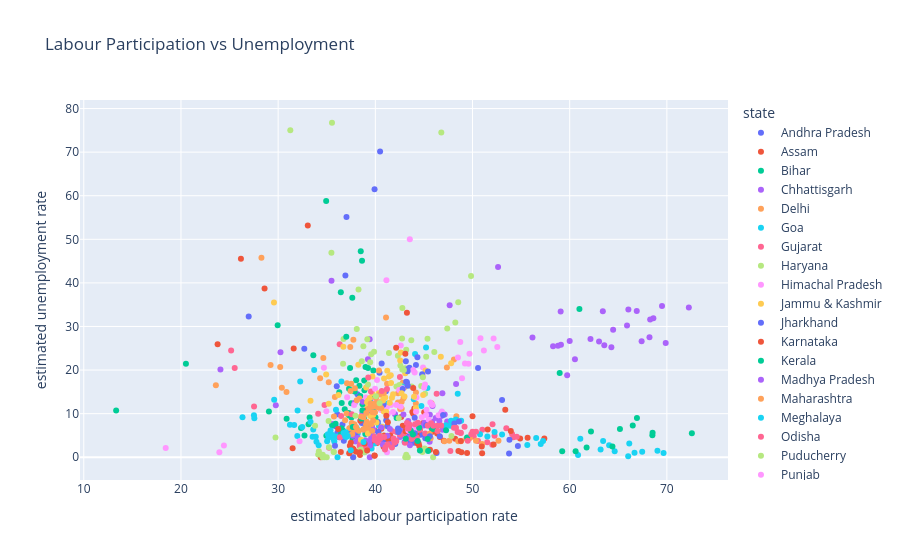

Write notebook code for a chart like this one.
### Code cell
fig = px.scatter(
    df,
    x='estimated labour participation rate',
    y='estimated unemployment rate',
    color='state',
    title='Labour Participation vs Unemployment'
)

fig.show()

### Figure 1 — Plotly figure (JSON) as saved in the notebook; plotly's stock layout.template omitted (floating-point values rounded to 4 significant figures)
{"data": [{"hovertemplate": "state=Andhra Pradesh<br>estimated labour participation rate=%{x}<br>estimated unemployment rate=%{y}<extra></extra>", "legendgroup": "Andhra Pradesh", "marker": {"color": "#636efa", "symbol": "circle"}, "mode": "markers", "name": "Andhra Pradesh", "orientation": "v", "showlegend": true, "type": "scatter", "x": [43.24, 42.05, 43.5, 43.97, 44.68, 43.01, 41.0, 45.14, 43.46, 42.83, 40.66, 36.03, 38.16, 53.76, 37.45, 36.76, 36.1, 36.29, 36.69, 36.41, 36.62, 38.61, 35.91, 36.84, 36.08, 26.97, 32.69, 37.61], "xaxis": "x", "y": [3.65, 3.05, 3.75, 3.32, 5.17, 3.52, 4.12, 4.38, 4.84, 5.91, 4.06, 16.29, 14.46, 0.85, 6.09, 3.8, 5.64, 4.61, 6.01, 4.7, 7.54, 7.88, 7.11, 5.66, 9.88, 32.3, 24.91, 5.86], "yaxis": "y"}, {"hovertemplate": "state=Assam<br>estimated labour participation rate=%{x}<br>estimated unemployment rate=%{y}<extra></extra>", "legendgroup": "Assam", "marker": {"color": "#EF553B", "symbol": "circle"}, "mode": "markers", "name": "Assam", "orientation": "v", "showlegend": true, "type": "scatter", "x": [57.39, 43.87, 48.21, 45.83, 55.67, 40.76, 46.64, 54.9, 40.17, 47.05, 50.0, 34.38, 44.92, 45.17, 44.32, 43.81, 42.66, 44.01, 44.59, 44.26, 42.82, 43.9, 45.03, 38.45, 39.04, 38.73], "xaxis": "x", "y": [4.29, 5.08, 4.26, 5.79, 4.46, 4.65, 4.66, 4.29, 3.26, 3.77, 9.38, 0.0, 7.87, 9.89, 3.21, 10.39, 9.26, 11.17, 6.31, 5.02, 7.24, 9.98, 10.34, 8.37, 10.77, 3.42], "yaxis": "y"}, {"hovertemplate": "state=Bihar<br>estimated labour participation rate=%{x}<br>estimated unemployment rate=%{y}<extra></extra>", "legendgroup": "Bihar", "marker": {"color": "#00cc96", "symbol": "circle"}, "mode": "markers", "name": "Bihar", "orientation": "v", "showlegend": true, "type": "scatter", "x": [39.75, 39.71, 39.66, 36.85, 38.57, 40.31, 37.51, 37.25, 37.54, 37.28, 38.88, 38.63, 38.5, 37.4, 39.8, 39.35, 38.36, 38.03, 39.25, 38.45, 38.86, 36.29, 38.99, 37.87, 37.29, 34.94, 36.45, 36.54], "xaxis": "x", "y": [9.27, 10.2, 13.44, 11.0, 8.87, 12.47, 12.4, 10.16, 9.13, 9.61, 15.39, 45.09, 47.26, 20.49, 19.9, 13.29, 16.41, 17.66, 20.46, 14.06, 17.62, 14.91, 20.69, 15.11, 15.73, 58.77, 37.87, 12.45], "yaxis": "y"}, {"hovertemplate": "state=Chhattisgarh<br>estimated labour participation rate=%{x}<br>estimated unemployment rate=%{y}<extra></extra>", "legendgroup": "Chhattisgarh", "marker": {"color": "#ab63fa", "symbol": "circle"}, "mode": "markers", "name": "Chhattisgarh", "orientation": "v", "showlegend": true, "type": "scatter", "x": [42.89, 43.71, 43.53, 42.55, 43.38, 46.28, 43.56, 42.59, 42.03, 45.05, 44.98, 39.43, 35.56, 38.66, 45.61, 45.88, 45.85, 46.91, 46.8, 46.82, 46.59, 45.59, 46.21, 47.14, 47.39, 24.06, 30.24, 39.41], "xaxis": "x", "y": [9.82, 6.76, 4.54, 4.64, 8.33, 6.96, 2.77, 6.11, 9.89, 7.89, 7.31, 0.0, 7.64, 10.14, 9.77, 11.77, 8.17, 6.29, 9.46, 10.27, 8.32, 3.57, 9.01, 9.79, 8.21, 20.13, 24.1, 27.07], "yaxis": "y"}, {"hovertemplate": "state=Delhi<br>estimated labour participation rate=%{x}<br>estimated unemployment rate=%{y}<extra></extra>", "legendgroup": "Delhi", "marker": {"color": "#FFA15A", "symbol": "circle"}, "mode": "markers", "name": "Delhi", "orientation": "v", "showlegend": true, "type": "scatter", "x": [42.33, 35.74, 40.53, 35.21, 40.68, 37.9, 42.71, 37.08, 38.36, 35.84, 37.45, 30.21, 34.65, 29.22, 44.17, 42.71, 42.34, 42.9, 47.36, 45.78, 43.02, 42.56, 48.09, 44.18, 42.82, 23.59, 28.28, 34.32], "xaxis": "x", "y": [12.56, 9.33, 11.07, 17.18, 12.5, 15.84, 11.11, 16.97, 13.48, 13.81, 15.18, 20.69, 22.76, 21.14, 12.31, 12.76, 14.68, 13.52, 20.59, 12.41, 16.11, 11.07, 22.45, 14.86, 17.09, 16.51, 45.78, 18.11], "yaxis": "y"}, {"hovertemplate": "state=Goa<br>estimated labour participation rate=%{x}<br>estimated unemployment rate=%{y}<extra></extra>", "legendgroup": "Goa", "marker": {"color": "#19d3f3", "symbol": "circle"}, "mode": "markers", "name": "Goa", "orientation": "v", "showlegend": true, "type": "scatter", "x": [39.16, 38.19, 39.81, 39.61, 35.78, 40.36, 44.09, 38.7, 35.36, 36.11, 45.36, 33.71, 34.17, 43.96, 40.0, 31.97, 39.92, 41.27, 45.22, 42.77, 35.95, 39.73, 36.05, 44.74], "xaxis": "x", "y": [2.91, 5.45, 10.98, 1.98, 3.61, 7.21, 23.71, 3.54, 5.38, 0.0, 15.91, 20.0, 2.75, 13.33, 12.28, 4.9, 3.16, 12.31, 25.2, 16.22, 10.92, 4.31, 4.76, 11.76], "yaxis": "y"}, {"hovertemplate": "state=Gujarat<br>estimated labour participation rate=%{x}<br>estimated unemployment rate=%{y}<extra></extra>", "legendgroup": "Gujarat", "marker": {"color": "#FF6692", "symbol": "circle"}, "mode": "markers", "name": "Gujarat", "orientation": "v", "showlegend": true, "type": "scatter", "x": [52.03, 50.12, 54.21, 50.57, 51.01, 52.27, 54.55, 51.51, 54.07, 53.48, 52.06, 34.77, 46.31, 47.72, 41.67, 44.57, 42.54, 43.72, 41.75, 45.14, 43.5, 43.75, 42.19, 46.31, 42.9, 36.33, 27.52, 44.26], "xaxis": "x", "y": [2.88, 4.77, 4.58, 3.7, 6.29, 4.91, 4.68, 3.46, 5.35, 6.64, 7.59, 12.0, 14.58, 1.41, 4.09, 6.31, 5.15, 4.2, 5.96, 5.45, 7.53, 5.71, 5.82, 6.04, 5.39, 25.94, 11.62, 4.54], "yaxis": "y"}, {"hovertemplate": "state=Haryana<br>estimated labour participation rate=%{x}<br>estimated unemployment rate=%{y}<extra></extra>", "legendgroup": "Haryana", "marker": {"color": "#B6E880", "symbol": "circle"}, "mode": "markers", "name": "Haryana", "orientation": "v", "showlegend": true, "type": "scatter", "x": [45.12, 45.23, 42.17, 48.23, 44.72, 46.07, 42.48, 47.4, 43.74, 45.37, 41.4, 49.85, 42.78, 48.53, 43.18, 43.06, 38.77, 39.87, 43.7, 42.58, 39.18, 39.57, 42.75, 42.32, 36.73, 35.48, 38.27, 38.09], "xaxis": "x", "y": [14.54, 23.08, 16.22, 30.94, 16.36, 24.17, 16.59, 29.56, 16.21, 27.19, 23.92, 41.61, 34.22, 35.57, 24.67, 20.42, 25.45, 24.19, 26.84, 21.04, 27.06, 23.65, 27.24, 23.29, 27.14, 46.89, 38.46, 29.41], "yaxis": "y"}, {"hovertemplate": "state=Himachal Pradesh<br>estimated labour participation rate=%{x}<br>estimated unemployment rate=%{y}<extra></extra>", "legendgroup": "Himachal Pradesh", "marker": {"color": "#FF97FF", "symbol": "circle"}, "mode": "markers", "name": "Himachal Pradesh", "orientation": "v", "showlegend": true, "type": "scatter", "x": [44.23, 41.18, 44.91, 44.91, 45.02, 42.81, 48.5, 44.05, 45.11, 42.45, 40.17, 18.43, 42.62, 41.2, 45.27, 49.58, 49.22, 51.17, 45.87, 49.69, 52.17, 52.55, 48.92, 50.82, 48.74, 24.42, 43.55, 40.66], "xaxis": "x", "y": [13.68, 11.43, 20.59, 18.56, 15.98, 15.81, 22.86, 19.46, 16.67, 15.42, 17.71, 2.13, 25.64, 1.12, 10.88, 21.43, 21.51, 24.48, 12.0, 23.77, 27.27, 25.32, 18.15, 27.31, 26.44, 2.7, 50.0, 10.81], "yaxis": "y"}, {"hovertemplate": "state=Jammu & Kashmir<br>estimated labour participation rate=%{x}<br>estimated unemployment rate=%{y}<extra></extra>", "legendgroup": "Jammu & Kashmir", "marker": {"color": "#FECB52", "symbol": "circle"}, "mode": "markers", "name": "Jammu & Kashmir", "orientation": "v", "showlegend": true, "type": "scatter", "x": [40.57, 39.02, 41.71, 44.17, 43.08, 39.69, 42.56, 38.25, 39.06, 38.46, 34.94, 46.74, 45.17, 47.8, 42.63, 44.92, 40.71, 41.4, 41.23, 36.21, 33.33], "xaxis": "x", "y": [12.78, 12.09, 13.67, 11.32, 19.27, 14.73, 22.19, 21.23, 16.0, 2.22, 18.97, 23.04, 19.88, 21.55, 24.06, 14.29, 7.02, 18.54, 19.86, 14.29, 12.96], "yaxis": "y"}, {"hovertemplate": "state=Jharkhand<br>estimated labour participation rate=%{x}<br>estimated unemployment rate=%{y}<extra></extra>", "legendgroup": "Jharkhand", "marker": {"color": "#636efa", "symbol": "circle"}, "mode": "markers", "name": "Jharkhand", "orientation": "v", "showlegend": true, "type": "scatter", "x": [39.04, 41.12, 39.66, 40.83, 41.24, 42.33, 40.26, 41.09, 42.43, 44.05, 37.96, 36.92, 37.03, 40.65, 43.25, 43.51, 42.82, 43.35, 44.18, 44.82, 43.17, 43.14, 44.33, 45.42, 43.34, 39.92, 40.49, 40.43], "xaxis": "x", "y": [7.11, 8.46, 9.98, 12.06, 7.12, 6.57, 8.07, 15.15, 6.16, 9.06, 5.01, 41.72, 55.1, 21.53, 17.23, 20.51, 15.67, 20.25, 21.16, 19.05, 17.34, 22.01, 22.96, 19.67, 16.4, 61.48, 70.17, 19.38], "yaxis": "y"}, {"hovertemplate": "state=Karnataka<br>estimated labour participation rate=%{x}<br>estimated unemployment rate=%{y}<extra></extra>", "legendgroup": "Karnataka", "marker": {"color": "#EF553B", "symbol": "circle"}, "mode": "markers", "name": "Karnataka", "orientation": "v", "showlegend": true, "type": "scatter", "x": [46.36, 43.12, 38.42, 39.93, 44.45, 43.1, 36.45, 39.92, 44.52, 41.33, 40.85, 43.25, 43.09, 53.37, 40.62, 40.89, 39.09, 38.04, 39.0, 39.7, 38.6, 37.66, 38.94, 39.45, 41.55, 42.14, 43.9, 39.93], "xaxis": "x", "y": [5.46, 5.98, 0.52, 0.37, 3.2, 7.13, 1.19, 0.41, 2.57, 4.11, 2.39, 33.17, 23.72, 10.92, 6.56, 5.0, 2.29, 1.27, 3.57, 3.87, 3.44, 1.56, 3.31, 2.88, 4.92, 25.12, 15.88, 6.12], "yaxis": "y"}, {"hovertemplate": "state=Kerala<br>estimated labour participation rate=%{x}<br>estimated unemployment rate=%{y}<extra></extra>", "legendgroup": "Kerala", "marker": {"color": "#00cc96", "symbol": "circle"}, "mode": "markers", "name": "Kerala", "orientation": "v", "showlegend": true, "type": "scatter", "x": [38.07, 42.19, 34.96, 39.9, 38.97, 40.02, 32.71, 38.67, 37.66, 38.84, 30.87, 13.33, 33.62, 37.01, 36.65, 37.42, 33.13, 35.91, 36.57, 36.49, 32.36, 35.56, 36.53, 36.48, 33.24, 20.51, 29.95, 38.68], "xaxis": "x", "y": [6.63, 9.0, 4.95, 10.32, 5.35, 9.14, 5.0, 10.77, 4.11, 8.91, 8.85, 10.71, 23.38, 27.66, 6.11, 6.67, 7.58, 7.69, 5.52, 5.35, 6.71, 7.31, 6.65, 6.08, 9.14, 21.43, 30.28, 12.17], "yaxis": "y"}, {"hovertemplate": "state=Madhya Pradesh<br>estimated labour participation rate=%{x}<br>estimated unemployment rate=%{y}<extra></extra>", "legendgroup": "Madhya Pradesh", "marker": {"color": "#ab63fa", "symbol": "circle"}, "mode": "markers", "name": "Madhya Pradesh", "orientation": "v", "showlegend": true, "type": "scatter", "x": [37.97, 40.48, 40.2, 41.25, 39.4, 41.46, 39.44, 40.77, 39.35, 39.57, 38.9, 37.88, 39.24, 41.5, 38.96, 38.8, 37.67, 40.6, 39.67, 38.2, 37.94, 39.83, 39.59, 37.68, 36.68, 29.76, 35.49, 38.72], "xaxis": "x", "y": [3.63, 4.25, 3.92, 4.94, 3.08, 2.98, 2.72, 2.94, 3.66, 4.42, 1.19, 12.5, 22.46, 6.46, 3.91, 6.38, 7.38, 6.82, 7.0, 4.4, 6.06, 6.2, 5.17, 4.96, 4.8, 11.94, 40.49, 12.72], "yaxis": "y"}, {"hovertemplate": "state=Maharashtra<br>estimated labour participation rate=%{x}<br>estimated unemployment rate=%{y}<extra></extra>", "legendgroup": "Maharashtra", "marker": {"color": "#FFA15A", "symbol": "circle"}, "mode": "markers", "name": "Maharashtra", "orientation": "v", "showlegend": true, "type": "scatter", "x": [47.11, 45.69, 48.8, 52.67, 49.74, 47.61, 48.53, 50.98, 50.36, 49.36, 45.6, 37.42, 41.21, 48.34, 38.3, 39.3, 38.81, 37.84, 39.58, 39.05, 39.61, 37.57, 37.32, 37.61, 37.8, 30.86, 30.38, 37.04], "xaxis": "x", "y": [3.67, 4.34, 3.66, 3.76, 4.4, 3.81, 3.68, 3.03, 3.8, 4.24, 5.38, 25.28, 16.89, 9.4, 6.08, 6.46, 6.35, 7.57, 7.6, 7.51, 7.6, 7.83, 6.67, 5.34, 6.34, 14.99, 15.92, 10.01], "yaxis": "y"}, {"hovertemplate": "state=Meghalaya<br>estimated labour participation rate=%{x}<br>estimated unemployment rate=%{y}<extra></extra>", "legendgroup": "Meghalaya", "marker": {"color": "#19d3f3", "symbol": "circle"}, "mode": "markers", "name": "Meghalaya", "orientation": "v", "showlegend": true, "type": "scatter", "x": [66.13, 61.09, 66.67, 60.86, 66.02, 63.44, 69.03, 63.18, 69.66, 64.06, 67.46, 48.83, 57.26, 64.63, 47.79, 48.29, 56.55, 52.27, 50.77, 47.71, 57.02, 53.04, 51.53, 47.26, 55.64, 36.51, 48.48], "xaxis": "x", "y": [3.16, 4.23, 1.03, 0.52, 0.24, 3.7, 1.5, 1.8, 0.97, 2.76, 1.28, 8.38, 3.73, 1.35, 8.4, 8.66, 4.43, 5.8, 5.3, 7.2, 3.02, 5.21, 4.76, 7.37, 2.8, 17.39, 14.58], "yaxis": "y"}, {"hovertemplate": "state=Odisha<br>estimated labour participation rate=%{x}<br>estimated unemployment rate=%{y}<extra></extra>", "legendgroup": "Odisha", "marker": {"color": "#FF6692", "symbol": "circle"}, "mode": "markers", "name": "Odisha", "orientation": "v", "showlegend": true, "type": "scatter", "x": [40.47, 39.94, 43.05, 42.13, 40.32, 41.88, 44.06, 40.91, 39.09, 41.98, 39.55, 25.16, 36.48, 36.36, 41.26, 38.39, 40.99, 40.25, 42.15, 40.51, 41.71, 38.46, 41.05, 38.97, 39.93, 25.53, 34.12, 35.24], "xaxis": "x", "y": [4.17, 4.71, 3.31, 3.68, 4.31, 4.28, 4.72, 4.67, 1.81, 3.31, 15.09, 24.48, 9.45, 4.59, 2.95, 2.63, 1.78, 3.5, 3.78, 4.5, 2.23, 3.36, 2.28, 2.19, 3.96, 20.5, 10.0, 2.18], "yaxis": "y"}, {"hovertemplate": "state=Puducherry<br>estimated labour participation rate=%{x}<br>estimated unemployment rate=%{y}<extra></extra>", "legendgroup": "Puducherry", "marker": {"color": "#B6E880", "symbol": "circle"}, "mode": "markers", "name": "Puducherry", "orientation": "v", "showlegend": true, "type": "scatter", "x": [43.08, 45.95, 34.56, 47.83, 43.34, 44.85, 35.0, 45.07, 43.18, 45.38, 35.23, 46.79, 35.71, 37.73, 34.77, 42.41, 35.73, 38.86, 34.19, 40.42, 34.59, 38.5, 34.12, 35.54, 31.25, 29.73], "xaxis": "x", "y": [0.0, 0.0, 0.0, 4.85, 0.0, 1.18, 0.0, 1.99, 0.58, 1.74, 2.31, 74.51, 1.25, 0.0, 0.0, 8.95, 1.22, 1.17, 1.37, 5.21, 0.57, 1.78, 0.62, 76.74, 75.0, 4.55], "yaxis": "y"}, {"hovertemplate": "state=Punjab<br>estimated labour participation rate=%{x}<br>estimated unemployment rate=%{y}<extra></extra>", "legendgroup": "Punjab", "marker": {"color": "#FF97FF", "symbol": "circle"}, "mode": "markers", "name": "Punjab", "orientation": "v", "showlegend": true, "type": "scatter", "x": [44.79, 45.79, 46.5, 44.08, 45.49, 45.66, 45.55, 43.4, 45.22, 44.19, 46.85, 32.2, 41.14, 43.9, 40.03, 40.02, 42.62, 41.61, 39.97, 37.1, 41.82, 42.17, 39.04, 37.82, 41.29, 23.95, 34.71, 34.96], "xaxis": "x", "y": [9.17, 12.21, 9.64, 6.69, 8.59, 12.56, 7.07, 6.13, 9.69, 10.41, 10.51, 3.69, 40.59, 20.0, 13.49, 13.17, 11.61, 11.99, 15.69, 13.75, 10.39, 11.97, 13.68, 11.99, 9.97, 1.13, 20.54, 10.55], "yaxis": "y"}, {"hovertemplate": "state=Rajasthan<br>estimated labour participation rate=%{x}<br>estimated unemployment rate=%{y}<extra></extra>", "legendgroup": "Rajasthan", "marker": {"color": "#FECB52", "symbol": "circle"}, "mode": "markers", "name": "Rajasthan", "orientation": "v", "showlegend": true, "type": "scatter", "x": [38.52, 41.02, 39.78, 41.48, 39.24, 42.69, 40.87, 43.0, 40.12, 41.83, 39.47, 35.21, 41.11, 43.98, 39.44, 40.73, 40.38, 40.34, 39.15, 40.8, 40.73, 40.9, 41.59, 41.62, 39.71, 29.57, 36.71, 39.26], "xaxis": "x", "y": [4.03, 13.7, 9.7, 12.5, 5.45, 14.66, 10.47, 13.96, 8.0, 14.48, 9.47, 12.25, 10.45, 13.86, 13.62, 14.36, 11.67, 14.71, 12.63, 13.02, 14.3, 18.04, 18.82, 17.02, 18.54, 35.53, 25.35, 13.04], "yaxis": "y"}, {"hovertemplate": "state=Sikkim<br>estimated labour participation rate=%{x}<br>estimated unemployment rate=%{y}<extra></extra>", "legendgroup": "Sikkim", "marker": {"color": "#636efa", "symbol": "circle"}, "mode": "markers", "name": "Sikkim", "orientation": "v", "showlegend": true, "type": "scatter", "x": [44.06, 53.04, 46.3, 37.72, 42.36, 48.61, 48.13, 54.67, 46.63, 45.61, 46.97, 53.8, 45.24, 50.57, 40.31, 43.32, 35.85], "xaxis": "x", "y": [5.48, 13.11, 1.0, 0.0, 5.81, 8.2, 7.76, 2.56, 4.82, 4.81, 9.68, 4.04, 7.37, 20.45, 5.77, 19.75, 2.63], "yaxis": "y"}, {"hovertemplate": "state=Tamil Nadu<br>estimated labour participation rate=%{x}<br>estimated unemployment rate=%{y}<extra></extra>", "legendgroup": "Tamil Nadu", "marker": {"color": "#EF553B", "symbol": "circle"}, "mode": "markers", "name": "Tamil Nadu", "orientation": "v", "showlegend": true, "type": "scatter", "x": [49.44, 50.99, 53.94, 52.17, 45.62, 48.55, 50.95, 48.8, 46.23, 48.86, 51.56, 33.05, 28.6, 31.49, 37.31, 39.16, 38.89, 41.13, 37.76, 38.42, 37.38, 41.29, 37.64, 37.48, 36.17, 26.17, 23.77, 31.6], "xaxis": "x", "y": [0.97, 0.92, 6.01, 2.91, 1.71, 1.46, 2.46, 3.73, 1.18, 1.17, 6.36, 53.19, 38.73, 2.06, 0.89, 1.56, 3.18, 9.53, 1.86, 1.13, 2.65, 8.05, 2.05, 3.31, 6.46, 45.55, 25.95, 24.93], "yaxis": "y"}, {"hovertemplate": "state=Telangana<br>estimated labour participation rate=%{x}<br>estimated unemployment rate=%{y}<extra></extra>", "legendgroup": "Telangana", "marker": {"color": "#00cc96", "symbol": "circle"}, "mode": "markers", "name": "Telangana", "orientation": "v", "showlegend": true, "type": "scatter", "x": [61.74, 62.19, 64.4, 59.23, 72.57, 66.49, 65.17, 60.61, 68.51, 66.92, 68.53, 49.44, 61.0, 58.97, 44.59, 45.43, 44.36, 45.39, 47.28, 44.51, 43.87, 43.13, 45.95, 45.78, 43.65, 29.05, 37.63, 37.68], "xaxis": "x", "y": [2.23, 5.92, 2.45, 1.4, 5.49, 7.29, 6.47, 1.35, 5.02, 9.02, 5.63, 4.51, 34.01, 19.3, 1.52, 1.43, 3.73, 4.19, 6.19, 6.74, 5.23, 4.22, 6.49, 6.74, 6.1, 10.5, 36.57, 6.92], "yaxis": "y"}, {"hovertemplate": "state=Tripura<br>estimated labour participation rate=%{x}<br>estimated unemployment rate=%{y}<extra></extra>", "legendgroup": "Tripura", "marker": {"color": "#ab63fa", "symbol": "circle"}, "mode": "markers", "name": "Tripura", "orientation": "v", "showlegend": true, "type": "scatter", "x": [64.47, 67.4, 60.54, 58.29, 65.9, 68.21, 64.29, 63.02, 68.61, 69.88, 68.28, 52.63, 46.9, 59.74, 69.5, 58.8, 59.1, 59.07, 66.9, 60.0, 62.14, 63.41, 72.26, 66.04, 63.56, 47.65, 48.31, 56.17], "xaxis": "x", "y": [29.25, 26.64, 22.47, 25.49, 30.23, 27.54, 25.25, 26.53, 31.91, 26.22, 31.61, 43.64, 14.71, 18.84, 34.69, 25.59, 25.81, 33.45, 33.57, 26.67, 27.15, 33.48, 34.37, 33.88, 25.69, 34.88, 16.78, 27.47], "yaxis": "y"}, {"hovertemplate": "state=Uttar Pradesh<br>estimated labour participation rate=%{x}<br>estimated unemployment rate=%{y}<extra></extra>", "legendgroup": "Uttar Pradesh", "marker": {"color": "#FFA15A", "symbol": "circle"}, "mode": "markers", "name": "Uttar Pradesh", "orientation": "v", "showlegend": true, "type": "scatter", "x": [39.96, 39.32, 38.78, 40.24, 38.79, 39.07, 38.01, 39.77, 39.67, 39.13, 38.53, 40.37, 37.52, 36.89, 40.43, 39.75, 40.43, 40.87, 40.07, 39.71, 40.6, 40.21, 39.52, 39.54, 40.0, 37.74, 41.1, 38.09], "xaxis": "x", "y": [10.26, 11.13, 9.19, 11.47, 6.45, 10.18, 6.94, 8.43, 6.06, 8.12, 9.37, 19.92, 16.89, 8.51, 14.4, 11.62, 11.8, 14.73, 13.58, 10.35, 11.31, 12.37, 12.34, 11.65, 12.32, 26.94, 32.06, 13.05], "yaxis": "y"}, {"hovertemplate": "state=Uttarakhand<br>estimated labour participation rate=%{x}<br>estimated unemployment rate=%{y}<extra></extra>", "legendgroup": "Uttarakhand", "marker": {"color": "#19d3f3", "symbol": "circle"}, "mode": "markers", "name": "Uttarakhand", "orientation": "v", "showlegend": true, "type": "scatter", "x": [37.47, 37.01, 36.97, 35.39, 38.79, 36.9, 36.73, 35.19, 35.69, 37.16, 35.04, 33.94, 32.0, 26.33, 33.54, 32.48, 31.21, 27.51, 33.87, 33.61, 31.65, 27.55, 35.11, 33.33, 29.59, 32.27, 35.61], "xaxis": "x", "y": [1.63, 4.65, 5.74, 6.11, 3.47, 4.83, 5.56, 4.52, 4.17, 4.85, 3.66, 3.57, 10.71, 9.17, 4.69, 6.94, 7.43, 9.62, 4.72, 6.34, 7.39, 8.92, 5.28, 8.15, 13.18, 17.36, 5.08], "yaxis": "y"}, {"hovertemplate": "state=West Bengal<br>estimated labour participation rate=%{x}<br>estimated unemployment rate=%{y}<extra></extra>", "legendgroup": "West Bengal", "marker": {"color": "#FF6692", "symbol": "circle"}, "mode": "markers", "name": "West Bengal", "orientation": "v", "showlegend": true, "type": "scatter", "x": [46.41, 50.36, 48.78, 48.79, 49.87, 48.09, 50.0, 48.47, 48.3, 49.51, 49.18, 39.27, 42.53, 40.44, 46.37, 43.51, 44.38, 46.77, 45.74, 43.25, 43.44, 45.97, 45.39, 44.09, 43.34, 41.2, 40.67, 37.57], "xaxis": "x", "y": [6.02, 5.85, 5.62, 5.58, 5.26, 6.78, 5.83, 5.79, 6.79, 3.78, 7.02, 18.32, 18.43, 4.94, 7.25, 7.38, 7.91, 7.27, 7.79, 7.83, 6.61, 7.24, 7.27, 7.55, 6.67, 15.63, 15.22, 9.86], "yaxis": "y"}, {"hovertemplate": "state=Chandigarh<br>estimated labour participation rate=%{x}<br>estimated unemployment rate=%{y}<extra></extra>", "legendgroup": "Chandigarh", "marker": {"color": "#B6E880", "symbol": "circle"}, "mode": "markers", "name": "Chandigarh", "orientation": "v", "showlegend": true, "type": "scatter", "x": [44.89, 40.44, 39.47, 37.95, 42.77, 40.06, 38.6, 35.19, 42.94, 39.25, 36.68, 33.8], "xaxis": "x", "y": [18.35, 12.4, 21.8, 9.52, 20.14, 13.99, 22.05, 8.33, 20.0, 16.67, 21.43, 7.22], "yaxis": "y"}], "layout": {"legend": {"title": {"text": "state"}, "tracegroupgap": 0}, "title": {"text": "Labour Participation vs Unemployment"}, "xaxis": {"anchor": "y", "domain": [0, 1], "title": {"text": "estimated labour participation rate"}}, "yaxis": {"anchor": "x", "domain": [0, 1], "title": {"text": "estimated unemployment rate"}}}}
